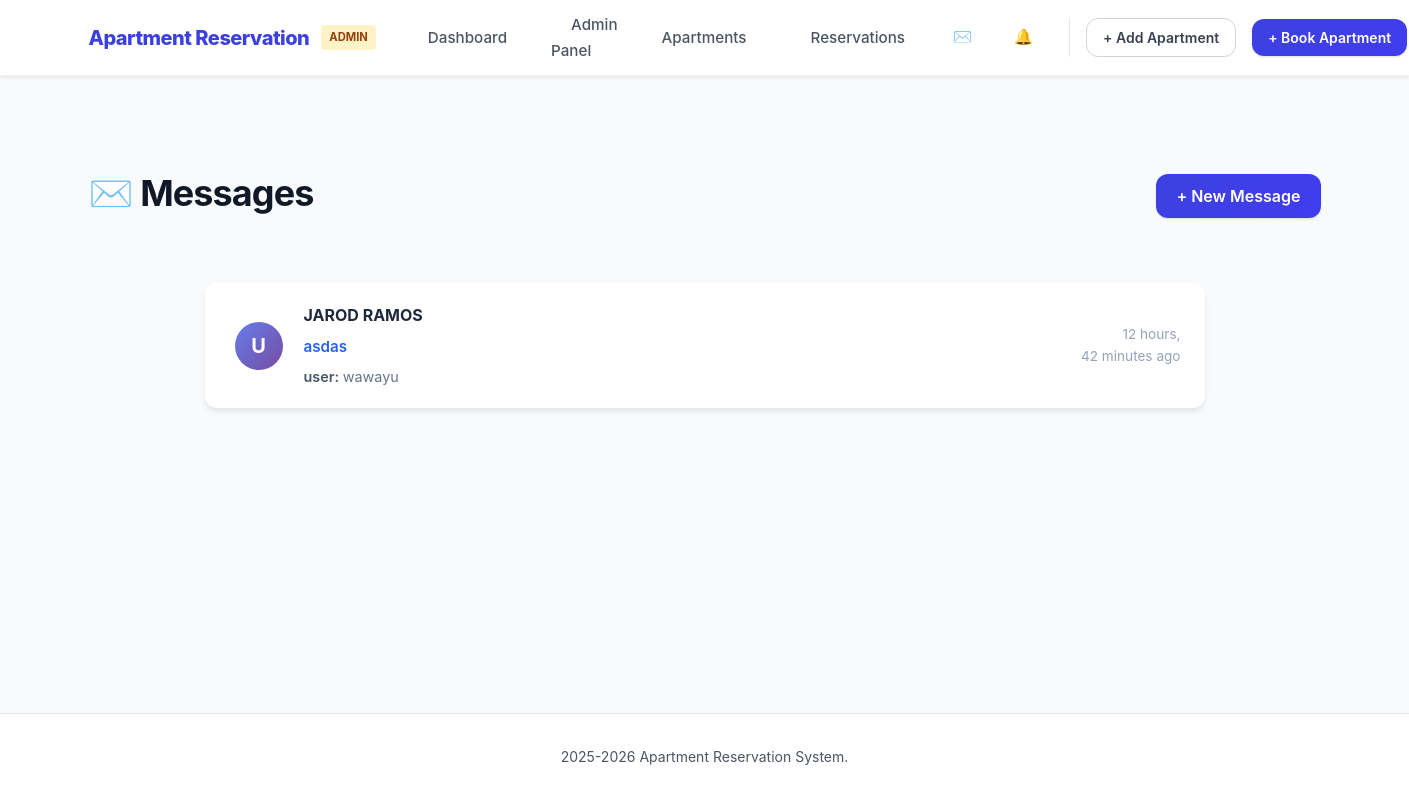
Screenshot of /inbox/ (signed in) with the database file from the repository.
### reservations/models.py (models this page shows, shortened)
class Conversation(models.Model):
    participants = models.ManyToManyField(User, related_name='conversations')
    subject = models.CharField(max_length=200)
    created_at = models.DateTimeField(auto_now_add=True)
    updated_at = models.DateTimeField(auto_now=True)
    class Meta:
        ordering = ['-updated_at']
    def get_other_participant(self, user):
        return self.participants.exclude(id=user.id).first()
    def get_last_message(self):
        return self.messages.order_by('-created_at').first()
    def unread_count_for_user(self, user):
        return self.messages.filter(is_read=False).exclude(sender=user).count()

class Message(models.Model):
    conversation = models.ForeignKey(Conversation, on_delete=models.CASCADE, related_name='messages', null=True, blank=True)
    sender = models.ForeignKey(User, on_delete=models.CASCADE, related_name='sent_messages')
    content = models.TextField()
    created_at = models.DateTimeField(auto_now_add=True)
    is_read = models.BooleanField(default=False)
    class Meta:
        ordering = ['created_at']

### reservations/views.py (the view)
# urls.py: path('inbox/', views.inbox_view, name='inbox'),
@login_required
def inbox_view(request):
    conversations = Conversation.objects.filter(
        participants=request.user
    ).prefetch_related('messages', 'participants').order_by('-updated_at')
    conversation_data = []
    for conv in conversations:
        last_msg = conv.get_last_message()
        other_user = conv.get_other_participant(request.user)
        unread = conv.unread_count_for_user(request.user)
        conversation_data.append({
            'conversation': conv,
            'other_user': other_user,
            'last_message': last_msg,
            'unread_count': unread,
        })
    context = {
        'conversation_data': conversation_data,
        'total_unread': sum(c['unread_count'] for c in conversation_data)
    }
    return render(request, 'reservations/inbox.html', context)

### reservations/templates/reservations/inbox.html (shortened to what this page needs)
{% extends 'base.html' %}
{% block content %}
<div class="container">
    <div class="page-header">
        <h1>✉️ Messages</h1>
        <a href="{% url 'send_message' %}" class="btn btn-primary">+ New Message</a>
    </div>
    <div class="inbox-wrapper">
        {% if conversation_data %}
            <div class="conversation-list">
                {% for data in conversation_data %}
                <div class="conversation-row {% if data.unread_count > 0 %}unread{% endif %}"
                     onclick="window.location='{% url 'message_detail' data.conversation.pk %}'">
                    <div class="conv-avatar">
                        <span class="avatar-circle">
                            {{ data.other_user.username|slice:":1"|upper }}
                        </span>
                    </div>
                    <div class="conv-main">
                        <div class="conv-header">
                            <strong class="conv-user">{{ data.other_user.get_full_name|default:data.other_user.username }}</strong>
                        </div>
                        <div class="conv-subject">{{ data.conversation.subject }}</div>
                        <div class="conv-preview">
                            {% if data.last_message %}
                                <span class="preview-sender">
                                    {% if data.last_message.sender == user %}You:{% else %}{{ data.last_message.sender.username }}:{% endif %}
                                </span>
                                <span class="preview-text">{{ data.last_message.content|truncatechars:80 }}</span>
                            {% endif %}
                        </div>
                    </div>
                    <div class="conv-meta">
                        {% if data.last_message %}
                            <span class="conv-date">{{ data.last_message.created_at|timesince }} ago</span>
                        {% endif %}
                    </div>
                </div>
                {% endfor %}
            </div>
        {% else %}
            <div class="empty-state">
                <div class="empty-icon">📭</div>
                <h3>No conversations yet</h3>
                <p>Start a conversation by clicking "New Message" above</p>
            </div>
        {% endif %}
    </div>
</div>
{% endblock %}

### reservations/static/css/styles.css (style rules this page uses)
* { margin: 0; padding: 0; box-sizing: border-box; }
:root { --primary: rgb(61, 64, 224); --primary-dark: rgb(64, 61, 238); --primary-light: rgb(68, 178, 214); --primary-subtle: #dbeafe; --accent: #f59e0b; --accent-dark: #d97706; --accent-light: #fbbf24; --danger: #ef4444; --danger-dark: #dc2626; --success: #10b981; --success-dark: #059669; --warning: #f59e0b; --info: #3b82f6; --available: #10b981; --occupied: #ef4444; --maintenance: #f59e0b; --pending: #f59e0b; --confirmed: #10b981; --cancelled: #6b7280; --completed: #3b82f6; --white: #ffffff; --gray-50: #f9fafb; --gray-100: #f3f4f6; --gray-200: #e5e7eb; --gray-300: #d1d5db; --gray-400: #9ca3af; --gray-500: #6b7280; --gray-600: #4b5563; --gray-700: #374151; --gray-800: #1f2937; --gray-900: #111827; --black: #000000; --space-1: 0.25rem; --space-2: 0.5rem; --space-3: 0.75rem; --space-4: 1rem; --space-5: 1.25rem; --space-6: 1.5rem; --space-8: 2rem; --space-10: 2.5rem; --space-12: 3rem; --space-16: 4rem; --radius-sm: 0.375rem; --radius-md: 0.5rem; --radius-lg: 0.75rem; --radius-xl: 1rem; --radius-2xl: 1.5rem; --radius-full: 9999px; --shadow-xs: 0 1px 2px 0 rgb(0 0 0 / 0.05); --shadow-sm: 0 1px 3px 0 rgb(0 0 0 / 0.1), 0 1px 2px -1px rgb(0 0 0 / 0.1); --shadow-md: 0 4px 6px -1px rgb(0 0 0 / 0.1), 0 2px 4px -2px rgb(0 0 0 / 0.1); --shadow-lg: 0 10px 15px -3px rgb(0 0 0 / 0.1), 0 4px 6px -4px rgb(0 0 0 / 0.1); --shadow-xl: 0 20px 25px -5px rgb(0 0 0 / 0.1), 0 8px 10px -6px rgb(0 0 0 / 0.1); --shadow-2xl: 0 25px 50px -12px rgb(0 0 0 / 0.25); --font-xs: 0.75rem; --font-sm: 0.875rem; --font-base: 1rem; --font-lg: 1.125rem; --font-xl: 1.25rem; --font-2xl: 1.5rem; --font-3xl: 1.875rem; --font-4xl: 2.25rem; --transition-fast: 150ms cubic-bezier(0.4, 0, 0.2, 1); --transition-base: 200ms cubic-bezier(0.4, 0, 0.2, 1); --transition-slow: 300ms cubic-bezier(0.4, 0, 0.2, 1); }
body { font-family: -apple-system, BlinkMacSystemFont, 'Segoe UI', Roboto, 'Helvetica Neue', Arial, sans-serif; background-color: var(--gray-50); color: var(--gray-900); line-height: 1.6; min-height: 100vh; display: flex; flex-direction: column; -webkit-font-smoothing: antialiased; -moz-osx-font-smoothing: grayscale; }
h1, h2, h3, h4, h5, h6 { font-weight: 700; line-height: 1.2; letter-spacing: -0.025em; color: var(--gray-900); }
h1 { font-size: var(--font-4xl); }
a { color: var(--primary); text-decoration: none; transition: color var(--transition-base); }
.btn { display: inline-flex; align-items: center; justify-content: center; gap: var(--space-2); padding: 0.625rem 1.25rem; font-size: var(--font-base); font-weight: 600; text-align: center; border: none; border-radius: var(--radius-lg); cursor: pointer; transition: all var(--transition-base); text-decoration: none; white-space: nowrap; line-height: 1.5; }
.btn-primary { background: linear-gradient(135deg, var(--primary) 0%, var(--primary-dark) 100%); color: var(--white); box-shadow: var(--shadow-sm); }
.container { max-width: 1280px; margin: 0 auto; padding: 0 var(--space-6); }
.page-header { display: flex; justify-content: space-between; align-items: center; margin-bottom: var(--space-8); padding: var(--space-8) 0; }
.page-header h1 { margin-bottom: var(--space-1); }

### reservations/templates/reservations/inbox.html (style rules this page uses)
.inbox-wrapper { max-width: 1000px; margin: 2rem auto; background: white; border-radius: 12px; box-shadow: 0 4px 6px -1px rgba(0, 0, 0, 0.1); overflow: hidden; }
.conversation-list { display: flex; flex-direction: column; }
.conversation-row { display: grid; grid-template-columns: 60px 1fr 120px; gap: 15px; padding: 1.25rem 1.5rem; border-bottom: 1px solid #e5e7eb; cursor: pointer; transition: all 0.2s; align-items: center; }
.conversation-row:last-child { border-bottom: none; }
.conv-avatar { display: flex; align-items: center; justify-content: center; }
.avatar-circle { width: 48px; height: 48px; border-radius: 50%; background: linear-gradient(135deg, #667eea 0%, #764ba2 100%); color: white; display: flex; align-items: center; justify-content: center; font-size: 1.25rem; font-weight: 700; }
.conv-main { display: flex; flex-direction: column; gap: 6px; min-width: 0; }
.conv-header { display: flex; align-items: center; gap: 10px; }
.conv-user { font-size: 1rem; color: #1e293b; }
.conv-subject { color: #2563eb; font-weight: 600; font-size: 0.95rem; }
.conv-preview { color: #64748b; font-size: 0.9rem; white-space: nowrap; overflow: hidden; text-overflow: ellipsis; }
.preview-sender { font-weight: 600; color: #475569; }
.conv-meta { text-align: right; color: #94a3b8; font-size: 0.85rem; }

### rows the page displays
Conversation: other_user.username "U", other_user.get_full_name "JAROD RAMOS", conversation.subject "asdas", last_message.sender.username "user", last_message.content "wawayu", last_message.created_at "12 hours, 42 minutes"
